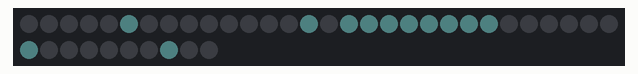
Recording of a sketch running on a simulated Arduino Uno, built with avr-gcc and run on an emulated ATmega328P. Shown: 40 RGB LEDs in strip order, left to right, continuing on the next row. Dim RGB values are drawn brighter than linear; random numbers use the default seed unless the sketch sets one.

Above: at 0.1 s.
At 2.1 s:
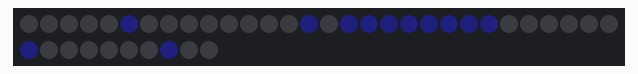
At 6.6 s:
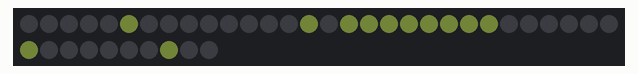
At 17.7 s:
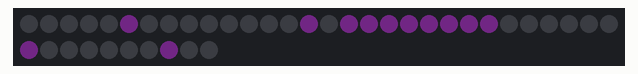
At 22.7 s:
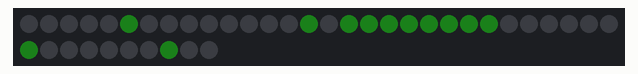
At 36.3 s:
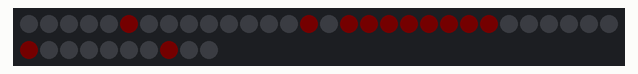

The sketch:

neopixel.ino
```cpp
#include <Adafruit_NeoPixel.h>

#define LED_PIN 6
#define LED_COUNT 40

Adafruit_NeoPixel strip(LED_COUNT, LED_PIN, NEO_GRBW + NEO_KHZ800);


void setup() {
  strip.setBrightness(5);
    strip.begin();
    strip.show();
}

void loop() {

  int randd1 = random(256);
  int randd2 = random(256);
  int randd3 = random(256);
  int randd4 = random(256);


  strip.setPixelColor(5,randd1,randd2,randd3,randd4);
  strip.setPixelColor(14,randd1,randd2,randd3,randd4);
  strip.setPixelColor(16,randd1,randd2,randd3,randd4);
  strip.setPixelColor(17,randd1,randd2,randd3,randd4);
  strip.setPixelColor(18,randd1,randd2,randd3,randd4);
  strip.setPixelColor(19,randd1,randd2,randd3,randd4);
  strip.setPixelColor(20,randd1,randd2,randd3,randd4);
  strip.setPixelColor(21,randd1,randd2,randd3,randd4);
  strip.setPixelColor(22,randd1,randd2,randd3,randd4);
  strip.setPixelColor(23,randd1,randd2,randd3,randd4);
  strip.setPixelColor(30,randd1,randd2,randd3,randd4);
  strip.setPixelColor(37,randd1,randd2,randd3,randd4);

  strip.show();
  delay(500);

}
```

Measured:
- what the display in image 1 shows lasts 0.5 s, from 2.0 s to 2.5 s
- what the display in image 5 shows lasts 1.0 s, from 36.2 s to 37.2 s
